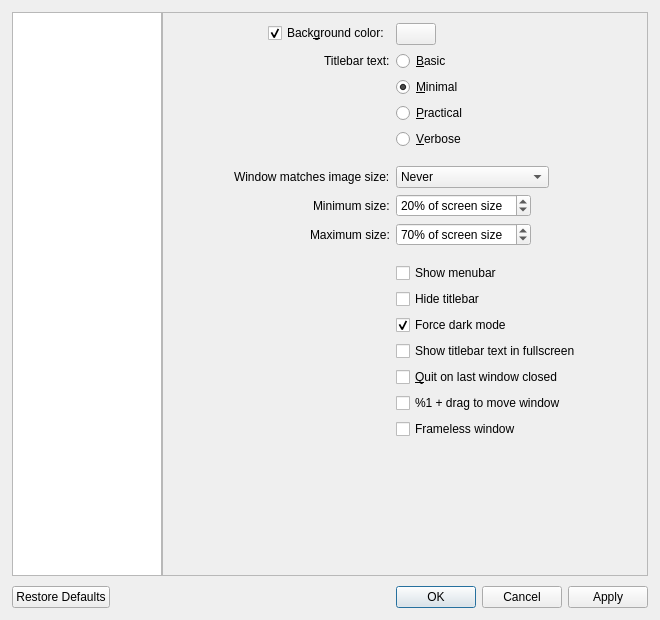
<?xml version="1.0" encoding="UTF-8"?>
<ui version="4.0">
 <class>QVOptionsDialog</class>
 <widget class="QDialog" name="QVOptionsDialog">
  <property name="windowModality">
   <enum>Qt::NonModal</enum>
  </property>
  <property name="geometry">
   <rect>
    <x>0</x>
    <y>0</y>
    <width>660</width>
    <height>620</height>
   </rect>
  </property>
  <property name="minimumSize">
   <size>
    <width>600</width>
    <height>400</height>
   </size>
  </property>
  <property name="windowTitle">
   <string>Settings</string>
  </property>
  <layout class="QVBoxLayout" name="verticalLayout">
   <property name="spacing">
    <number>10</number>
   </property>
   <property name="leftMargin">
    <number>12</number>
   </property>
   <property name="topMargin">
    <number>12</number>
   </property>
   <property name="rightMargin">
    <number>12</number>
   </property>
   <property name="bottomMargin">
    <number>12</number>
   </property>
   <item>
    <layout class="QHBoxLayout" name="horizontalLayout">
     <property name="spacing">
      <number>0</number>
     </property>
     <item>
      <widget class="QListWidget" name="categoryList">
       <property name="maximumSize">
        <size>
         <width>150</width>
         <height>16777215</height>
        </size>
       </property>
       <property name="horizontalScrollBarPolicy">
        <enum>Qt::ScrollBarAlwaysOff</enum>
       </property>
      </widget>
     </item>
     <item>
      <widget class="QStackedWidget" name="stackedWidget">
       <property name="currentIndex">
        <number>0</number>
       </property>
       <widget class="QScrollArea" name="windowScrollArea">
        <property name="widgetResizable">
         <bool>true</bool>
        </property>
        <widget class="QWidget" name="window">
         <property name="geometry">
          <rect>
           <x>0</x>
           <y>0</y>
           <width>482</width>
           <height>360</height>
          </rect>
         </property>
         <property name="sizePolicy">
          <sizepolicy hsizetype="Preferred" vsizetype="Fixed">
           <horstretch>0</horstretch>
           <verstretch>0</verstretch>
          </sizepolicy>
         </property>
         <layout class="QFormLayout" name="windowLayout">
          <property name="fieldGrowthPolicy">
           <enum>QFormLayout::FieldsStayAtSizeHint</enum>
          </property>
          <property name="labelAlignment">
           <set>Qt::AlignRight|Qt::AlignTrailing|Qt::AlignVCenter</set>
          </property>
          <property name="formAlignment">
           <set>Qt::AlignHCenter|Qt::AlignTop</set>
          </property>
          <property name="leftMargin">
           <number>10</number>
          </property>
          <property name="topMargin">
           <number>10</number>
          </property>
          <property name="rightMargin">
           <number>10</number>
          </property>
          <property name="bottomMargin">
           <number>10</number>
          </property>
          <item row="0" column="0">
           <widget class="QCheckBox" name="bgColorCheckbox">
            <property name="text">
             <string>Back&amp;ground color:</string>
            </property>
            <property name="checked">
             <bool>true</bool>
            </property>
           </widget>
          </item>
          <item row="0" column="1">
           <widget class="QPushButton" name="bgColorButton">
            <property name="focusPolicy">
             <enum>Qt::NoFocus</enum>
            </property>
           </widget>
          </item>
          <item row="1" column="0">
           <widget class="QLabel" name="label">
            <property name="toolTip">
             <string>Changes the amount of information displayed in the titlebar</string>
            </property>
            <property name="text">
             <string>Titlebar text:</string>
            </property>
           </widget>
          </item>
          <item row="1" column="1">
           <widget class="QRadioButton" name="titlebarRadioButton0">
            <property name="text">
             <string>&amp;Basic</string>
            </property>
           </widget>
          </item>
          <item row="2" column="1">
           <widget class="QRadioButton" name="titlebarRadioButton1">
            <property name="text">
             <string>&amp;Minimal</string>
            </property>
            <property name="checked">
             <bool>true</bool>
            </property>
           </widget>
          </item>
          <item row="3" column="1">
           <widget class="QRadioButton" name="titlebarRadioButton2">
            <property name="text">
             <string>&amp;Practical</string>
            </property>
           </widget>
          </item>
          <item row="4" column="1">
           <widget class="QRadioButton" name="titlebarRadioButton3">
            <property name="text">
             <string>&amp;Verbose</string>
            </property>
           </widget>
          </item>
          <item row="5" column="1">
           <spacer name="horizontalSpacer_4">
            <property name="orientation">
             <enum>Qt::Horizontal</enum>
            </property>
            <property name="sizeHint" stdset="0">
             <size>
              <width>40</width>
              <height>5</height>
             </size>
            </property>
           </spacer>
          </item>
          <item row="6" column="0">
           <widget class="QLabel" name="label_6">
            <property name="toolTip">
             <string>Control when the window should resize to fit the image's actual size</string>
            </property>
            <property name="text">
             <string>Window matches image size:</string>
            </property>
           </widget>
          </item>
          <item row="6" column="1">
           <widget class="QComboBox" name="windowResizeComboBox">
            <property name="toolTip">
             <string>Control when the window should resize to fit the image's actual size</string>
            </property>
            <property name="currentIndex">
             <number>0</number>
            </property>
            <item>
             <property name="text">
              <string>Never</string>
             </property>
            </item>
            <item>
             <property name="text">
              <string>When launching</string>
             </property>
            </item>
            <item>
             <property name="text">
              <string>When opening images</string>
             </property>
            </item>
           </widget>
          </item>
          <item row="7" column="0">
           <widget class="QLabel" name="minWindowResizeLabel">
            <property name="text">
             <string>Minimum size:</string>
            </property>
           </widget>
          </item>
          <item row="7" column="1">
           <widget class="QSpinBox" name="minWindowResizeSpinBox">
            <property name="toolTip">
             <string>Control the minimum size that the window should reach when matching the image's actual size</string>
            </property>
            <property name="suffix">
             <string>% of screen size</string>
            </property>
            <property name="minimum">
             <number>0</number>
            </property>
            <property name="maximum">
             <number>100</number>
            </property>
            <property name="singleStep">
             <number>5</number>
            </property>
            <property name="value">
             <number>20</number>
            </property>
           </widget>
          </item>
          <item row="8" column="0">
           <widget class="QLabel" name="maxWindowResizeLabel">
            <property name="toolTip">
             <string>Control the maximum size that the window should reach when matching the image's actual size</string>
            </property>
            <property name="text">
             <string>Maximum size:</string>
            </property>
           </widget>
          </item>
          <item row="8" column="1">
           <widget class="QSpinBox" name="maxWindowResizeSpinBox">
            <property name="toolTip">
             <string>Control the maximum size that the window should reach when matching the image's actual size</string>
            </property>
            <property name="suffix">
             <string>% of screen size</string>
            </property>
            <property name="minimum">
             <number>0</number>
            </property>
            <property name="maximum">
             <number>100</number>
            </property>
            <property name="singleStep">
             <number>5</number>
            </property>
            <property name="value">
             <number>70</number>
            </property>
           </widget>
          </item>
          <item row="9" column="1">
           <spacer name="horizontalSpacer_3">
            <property name="orientation">
             <enum>Qt::Horizontal</enum>
            </property>
            <property name="sizeHint" stdset="0">
             <size>
              <width>40</width>
              <height>5</height>
             </size>
            </property>
           </spacer>
          </item>
          <item row="10" column="1">
           <widget class="QCheckBox" name="menubarCheckbox">
            <property name="text">
             <string>Show menubar</string>
            </property>
           </widget>
          </item>
          <item row="11" column="1">
           <widget class="QCheckBox" name="hideTitlebarCheckbox">
            <property name="toolTip">
             <string extracomment="Hide the titlebar and only show the window controls"/>
            </property>
            <property name="text">
             <string>Hide titlebar</string>
            </property>
           </widget>
          </item>
          <item row="12" column="1">
           <widget class="QCheckBox" name="forceDarkModeCheckbox">
            <property name="toolTip">
             <string>Choose whether or not the titlebar should always be dark regardless of your chosen macOS appearance</string>
            </property>
            <property name="text">
             <string>Force dark mode</string>
            </property>
            <property name="checked">
             <bool>true</bool>
            </property>
           </widget>
          </item>
          <item row="13" column="1">
           <widget class="QCheckBox" name="detailsInFullscreen">
            <property name="toolTip">
             <string>Choose whether or not to display the titlebar text while in fullscreen</string>
            </property>
            <property name="text">
             <string>Show titlebar text in fullscreen</string>
            </property>
           </widget>
          </item>
          <item row="14" column="1">
           <widget class="QCheckBox" name="quitOnLastWindowCheckbox">
            <property name="text">
             <string>&amp;Quit on last window closed</string>
            </property>
           </widget>
          </item>
          <item row="15" column="1">
           <widget class="QCheckBox" name="ctrlDragCheckbox">
            <property name="toolTip">
             <string>Enable %1 + drag to move the window</string>
            </property>
            <property name="text">
             <string>%1 + drag to move window</string>
            </property>
            <property name="checked">
             <bool>false</bool>
            </property>
           </widget>
          </item>
          <item row="16" column="1">
           <widget class="QCheckBox" name="framelessCheckbox">
            <property name="toolTip">
             <string>Hide the window titlebar and border. Use %1 + drag to move the window</string>
            </property>
            <property name="text">
             <string>Frameless window</string>
            </property>
           </widget>
          </item>
         </layout>
        </widget>
       </widget>
       <widget class="QScrollArea" name="imageScrollArea">
        <property name="widgetResizable">
         <bool>true</bool>
        </property>
        <widget class="QWidget" name="image">
         <property name="geometry">
          <rect>
           <x>0</x>
           <y>0</y>
           <width>482</width>
           <height>297</height>
          </rect>
         </property>
         <property name="sizePolicy">
          <sizepolicy hsizetype="Preferred" vsizetype="Fixed">
           <horstretch>0</horstretch>
           <verstretch>0</verstretch>
          </sizepolicy>
         </property>
         <layout class="QFormLayout" name="imageLayout">
          <property name="fieldGrowthPolicy">
           <enum>QFormLayout::FieldsStayAtSizeHint</enum>
          </property>
          <property name="labelAlignment">
           <set>Qt::AlignRight|Qt::AlignTrailing|Qt::AlignVCenter</set>
          </property>
          <property name="formAlignment">
           <set>Qt::AlignHCenter|Qt::AlignTop</set>
          </property>
          <property name="leftMargin">
           <number>10</number>
          </property>
          <property name="topMargin">
           <number>10</number>
          </property>
          <property name="rightMargin">
           <number>10</number>
          </property>
          <property name="bottomMargin">
           <number>10</number>
          </property>
          <item row="0" column="0">
           <widget class="QLabel" name="label_2">
            <property name="text">
             <string>Scaling:</string>
            </property>
           </widget>
          </item>
          <item row="0" column="1">
           <widget class="QCheckBox" name="filteringCheckbox">
            <property name="toolTip">
             <string>Turn this off to see individual pixels</string>
            </property>
            <property name="text">
             <string>&amp;Bilinear filtering</string>
            </property>
            <property name="checked">
             <bool>true</bool>
            </property>
           </widget>
          </item>
          <item row="1" column="1">
           <widget class="QCheckBox" name="scalingCheckbox">
            <property name="toolTip">
             <string>Images appear aliased (having jagged edges) without this, but it is faster</string>
            </property>
            <property name="text">
             <string>&amp;Image scaling</string>
            </property>
            <property name="checked">
             <bool>true</bool>
            </property>
           </widget>
          </item>
          <item row="2" column="1">
           <widget class="QCheckBox" name="scalingTwoCheckbox">
            <property name="toolTip">
             <string>Choose whether or not the image continues to be scaled when zooming above the window size (can be laggier with large images)</string>
            </property>
            <property name="text">
             <string>&amp;Scaling above window size</string>
            </property>
            <property name="checked">
             <bool>true</bool>
            </property>
           </widget>
          </item>
          <item row="3" column="1">
           <spacer name="horizontalSpacer_2">
            <property name="orientation">
             <enum>Qt::Horizontal</enum>
            </property>
            <property name="sizeHint" stdset="0">
             <size>
              <width>40</width>
              <height>5</height>
             </size>
            </property>
           </spacer>
          </item>
          <item row="4" column="0">
           <widget class="QLabel" name="label_3">
            <property name="toolTip">
             <string>The amount to zoom every scroll wheel click</string>
            </property>
            <property name="text">
             <string>Zoom amount:</string>
            </property>
           </widget>
          </item>
          <item row="4" column="1">
           <widget class="QSpinBox" name="scaleFactorSpinBox">
            <property name="toolTip">
             <string>The amount to zoom every scroll wheel click</string>
            </property>
            <property name="suffix">
             <string notr="true">%</string>
            </property>
            <property name="minimum">
             <number>1</number>
            </property>
            <property name="maximum">
             <number>200</number>
            </property>
            <property name="singleStep">
             <number>5</number>
            </property>
            <property name="value">
             <number>25</number>
            </property>
           </widget>
          </item>
          <item row="5" column="0">
           <widget class="QLabel" name="label_9">
            <property name="toolTip">
             <string>When enabled, the scrolling action zooms the image</string>
            </property>
            <property name="text">
             <string>Scrolling behavior:</string>
            </property>
           </widget>
          </item>
          <item row="5" column="1">
           <widget class="QComboBox" name="scrollZoomsComboBox">
            <property name="currentText">
             <string>Auto</string>
            </property>
            <property name="currentIndex">
             <number>1</number>
            </property>
            <item>
             <property name="text">
              <string>Zoom</string>
             </property>
            </item>
            <item>
             <property name="text">
              <string>Auto</string>
             </property>
            </item>
            <item>
             <property name="text">
              <string>Scroll</string>
             </property>
            </item>
           </widget>
          </item>
          <item row="6" column="1">
           <widget class="QCheckBox" name="cursorZoomCheckbox">
            <property name="toolTip">
             <string>Choose whether or not zooming in and out above 100% zoom will zoom towards the cursor</string>
            </property>
            <property name="text">
             <string>Zoom &amp;towards cursor</string>
            </property>
            <property name="checked">
             <bool>true</bool>
            </property>
           </widget>
          </item>
          <item row="7" column="1">
           <widget class="QCheckBox" name="fractionalZoomCheckbox">
            <property name="toolTip">
             <string>Use hardware fractional scroll wheel steps when zooming, or always zoom with distinct steps</string>
            </property>
            <property name="text">
             <string>Fractional zooming</string>
            </property>
           </widget>
          </item>
          <item row="8" column="1">
           <spacer name="horizontalSpacer">
            <property name="orientation">
             <enum>Qt::Horizontal</enum>
            </property>
            <property name="sizeHint" stdset="0">
             <size>
              <width>40</width>
              <height>5</height>
             </size>
            </property>
           </spacer>
          </item>
          <item row="9" column="0">
           <widget class="QLabel" name="cropModeLabel">
            <property name="toolTip">
             <string>Ignores select sides of an image when fitting to window (some sides will extend beyond the window boundaries)</string>
            </property>
            <property name="text">
             <string>On window resize:</string>
            </property>
           </widget>
          </item>
          <item row="9" column="1">
           <widget class="QComboBox" name="cropModeComboBox">
            <property name="sizePolicy">
             <sizepolicy hsizetype="Preferred" vsizetype="Preferred">
              <horstretch>0</horstretch>
              <verstretch>0</verstretch>
             </sizepolicy>
            </property>
            <property name="toolTip">
             <string>Ignores select sides of an image when fitting to window (some sides will extend beyond the window boundaries)</string>
            </property>
            <item>
             <property name="text">
              <string>Fit whole image</string>
             </property>
            </item>
            <item>
             <property name="text">
              <string>Fit height</string>
             </property>
            </item>
            <item>
             <property name="text">
              <string>Fit width</string>
             </property>
            </item>
           </widget>
          </item>
          <item row="10" column="1">
           <widget class="QCheckBox" name="pastActualSizeCheckbox">
            <property name="toolTip">
             <string>Stop the image from going past its actual size when resizing the window - you can still zoom past it though</string>
            </property>
            <property name="text">
             <string>Image resizes &amp;past actual size</string>
            </property>
            <property name="checked">
             <bool>true</bool>
            </property>
           </widget>
          </item>
          <item row="11" column="1">
           <spacer name="horizontalSpacer_9">
            <property name="orientation">
             <enum>Qt::Horizontal</enum>
            </property>
            <property name="sizeHint" stdset="0">
             <size>
              <width>40</width>
              <height>5</height>
             </size>
            </property>
           </spacer>
          </item>
          <item row="12" column="0">
           <widget class="QLabel" name="colorSpaceConversionLabel">
            <property name="text">
             <string>Color space conversion:</string>
            </property>
           </widget>
          </item>
          <item row="12" column="1">
           <widget class="QComboBox" name="colorSpaceConversionComboBox">
            <property name="sizePolicy">
             <sizepolicy hsizetype="Preferred" vsizetype="Preferred">
              <horstretch>0</horstretch>
              <verstretch>0</verstretch>
             </sizepolicy>
            </property>
            <item>
             <property name="text">
              <string>Disabled</string>
             </property>
            </item>
            <item>
             <property name="text">
              <string>Auto-detect</string>
             </property>
            </item>
            <item>
             <property name="text">
              <string>sRGB</string>
             </property>
            </item>
            <item>
             <property name="text">
              <string>Display P3</string>
             </property>
            </item>
           </widget>
          </item>
         </layout>
        </widget>
       </widget>
       <widget class="QScrollArea" name="miscScrollArea">
        <property name="widgetResizable">
         <bool>true</bool>
        </property>
        <widget class="QWidget" name="misc">
         <property name="geometry">
          <rect>
           <x>0</x>
           <y>0</y>
           <width>482</width>
           <height>467</height>
          </rect>
         </property>
         <property name="sizePolicy">
          <sizepolicy hsizetype="Preferred" vsizetype="Fixed">
           <horstretch>0</horstretch>
           <verstretch>0</verstretch>
          </sizepolicy>
         </property>
         <layout class="QFormLayout" name="miscLayout">
          <property name="fieldGrowthPolicy">
           <enum>QFormLayout::FieldsStayAtSizeHint</enum>
          </property>
          <property name="labelAlignment">
           <set>Qt::AlignRight|Qt::AlignTrailing|Qt::AlignVCenter</set>
          </property>
          <property name="formAlignment">
           <set>Qt::AlignHCenter|Qt::AlignTop</set>
          </property>
          <property name="leftMargin">
           <number>10</number>
          </property>
          <property name="topMargin">
           <number>10</number>
          </property>
          <property name="rightMargin">
           <number>10</number>
          </property>
          <property name="bottomMargin">
           <number>10</number>
          </property>
          <item row="0" column="0">
           <widget class="QLabel" name="langComboLabel">
            <property name="text">
             <string>Language:</string>
            </property>
           </widget>
          </item>
          <item row="0" column="1">
           <widget class="QComboBox" name="langComboBox"/>
          </item>
          <item row="1" column="0">
           <widget class="QLabel" name="label_8">
            <property name="text">
             <string>Sort files by:</string>
            </property>
           </widget>
          </item>
          <item row="1" column="1">
           <widget class="QComboBox" name="sortComboBox">
            <item>
             <property name="text">
              <string>Name</string>
             </property>
            </item>
            <item>
             <property name="text">
              <string>Date Modified</string>
             </property>
            </item>
            <item>
             <property name="text">
              <string>Date Created</string>
             </property>
            </item>
            <item>
             <property name="text">
              <string>Size</string>
             </property>
            </item>
            <item>
             <property name="text">
              <string>Type</string>
             </property>
            </item>
            <item>
             <property name="text">
              <string>Random</string>
             </property>
            </item>
           </widget>
          </item>
          <item row="2" column="1">
           <widget class="QRadioButton" name="descendingRadioButton0">
            <property name="text">
             <string>A&amp;scending</string>
            </property>
            <property name="checked">
             <bool>true</bool>
            </property>
           </widget>
          </item>
          <item row="3" column="1">
           <widget class="QRadioButton" name="descendingRadioButton1">
            <property name="text">
             <string>D&amp;escending</string>
            </property>
           </widget>
          </item>
          <item row="4" column="1">
           <spacer name="horizontalSpacer_6">
            <property name="orientation">
             <enum>Qt::Horizontal</enum>
            </property>
            <property name="sizeHint" stdset="0">
             <size>
              <width>40</width>
              <height>5</height>
             </size>
            </property>
           </spacer>
          </item>
          <item row="5" column="0">
           <widget class="QLabel" name="label_7">
            <property name="toolTip">
             <string>Controls the amount of images preloaded</string>
            </property>
            <property name="text">
             <string>Preloading:</string>
            </property>
           </widget>
          </item>
          <item row="5" column="1">
           <widget class="QComboBox" name="preloadingComboBox">
            <property name="toolTip">
             <string>Controls the amount of images preloaded</string>
            </property>
            <property name="currentIndex">
             <number>0</number>
            </property>
            <item>
             <property name="text">
              <string>Disabled</string>
             </property>
            </item>
            <item>
             <property name="text">
              <string>Adjacent</string>
             </property>
            </item>
            <item>
             <property name="text">
              <string>Extended</string>
             </property>
            </item>
           </widget>
          </item>
          <item row="6" column="1">
           <widget class="QCheckBox" name="loopFoldersCheckbox">
            <property name="toolTip">
             <string>Controls whether or not qView should go back to the first item after reaching the end of a folder</string>
            </property>
            <property name="text">
             <string>&amp;Loop through folders</string>
            </property>
            <property name="checked">
             <bool>true</bool>
            </property>
           </widget>
          </item>
          <item row="7" column="1">
           <spacer name="horizontalSpacer_5">
            <property name="orientation">
             <enum>Qt::Horizontal</enum>
            </property>
            <property name="sizeHint" stdset="0">
             <size>
              <width>40</width>
              <height>5</height>
             </size>
            </property>
           </spacer>
          </item>
          <item row="8" column="0">
           <widget class="QLabel" name="label_4">
            <property name="text">
             <string>Slideshow direction:</string>
            </property>
           </widget>
          </item>
          <item row="8" column="1">
           <widget class="QComboBox" name="slideshowDirectionComboBox">
            <item>
             <property name="text">
              <string>Forward</string>
             </property>
            </item>
            <item>
             <property name="text">
              <string>Backward</string>
             </property>
            </item>
           </widget>
          </item>
          <item row="9" column="0">
           <widget class="QLabel" name="label_5">
            <property name="text">
             <string>Slideshow timer:</string>
            </property>
           </widget>
          </item>
          <item row="9" column="1">
           <widget class="QDoubleSpinBox" name="slideshowTimerSpinBox">
            <property name="suffix">
             <string> sec</string>
            </property>
            <property name="decimals">
             <number>1</number>
            </property>
            <property name="minimum">
             <double>0.100000000000000</double>
            </property>
            <property name="maximum">
             <double>999.899999999999977</double>
            </property>
            <property name="singleStep">
             <double>0.100000000000000</double>
            </property>
           </widget>
          </item>
          <item row="10" column="1">
           <spacer name="horizontalSpacer_7">
            <property name="orientation">
             <enum>Qt::Horizontal</enum>
            </property>
            <property name="sizeHint" stdset="0">
             <size>
              <width>40</width>
              <height>5</height>
             </size>
            </property>
           </spacer>
          </item>
          <item row="11" column="0">
           <widget class="QLabel" name="label_10">
            <property name="text">
             <string>After deletion:</string>
            </property>
           </widget>
          </item>
          <item row="11" column="1">
           <widget class="QComboBox" name="afterDeletionComboBox">
            <property name="currentIndex">
             <number>1</number>
            </property>
            <item>
             <property name="text">
              <string>Move Back</string>
             </property>
            </item>
            <item>
             <property name="text">
              <string>Do Nothing</string>
             </property>
            </item>
            <item>
             <property name="text">
              <string>Move Forward</string>
             </property>
            </item>
           </widget>
          </item>
          <item row="12" column="1">
           <widget class="QCheckBox" name="askDeleteCheckbox">
            <property name="text">
             <string>&amp;Ask before deleting files</string>
            </property>
           </widget>
          </item>
          <item row="13" column="1">
           <spacer name="horizontalSpacer_8">
            <property name="orientation">
             <enum>Qt::Horizontal</enum>
            </property>
            <property name="sizeHint" stdset="0">
             <size>
              <width>40</width>
              <height>5</height>
             </size>
            </property>
           </spacer>
          </item>
          <item row="14" column="1">
           <widget class="QCheckBox" name="mimeContentDetectionCheckbox">
            <property name="toolTip">
             <string>Detect supported files in folder even if extension isn't recognized (may be slow with larger/network folders)</string>
            </property>
            <property name="text">
             <string>Allow &amp;MIME content detection</string>
            </property>
           </widget>
          </item>
          <item row="15" column="1">
           <widget class="QCheckBox" name="saveRecentsCheckbox">
            <property name="text">
             <string>Save &amp;recent files</string>
            </property>
           </widget>
          </item>
          <item row="16" column="1">
           <widget class="QCheckBox" name="updateCheckbox">
            <property name="text">
             <string extracomment="The notifications are for new qView releases">&amp;Update notifications on startup</string>
            </property>
           </widget>
          </item>
          <item row="17" column="1">
           <widget class="QCheckBox" name="skipHiddenCheckbox">
            <property name="toolTip">
             <string>Skip hidden files when browsing to the next/previous file</string>
            </property>
            <property name="text">
             <string extracomment="Don't view files with 'hidden' attribute">Skip hidden files</string>
            </property>
           </widget>
          </item>
         </layout>
        </widget>
       </widget>
       <widget class="QWidget" name="shortcuts">
        <layout class="QVBoxLayout" name="verticalLayout_2">
         <property name="leftMargin">
          <number>10</number>
         </property>
         <property name="topMargin">
          <number>0</number>
         </property>
         <property name="rightMargin">
          <number>0</number>
         </property>
         <property name="bottomMargin">
          <number>0</number>
         </property>
         <item>
          <widget class="QTableWidget" name="shortcutsTable">
           <property name="editTriggers">
            <set>QAbstractItemView::NoEditTriggers</set>
           </property>
           <property name="alternatingRowColors">
            <bool>true</bool>
           </property>
           <property name="selectionMode">
            <enum>QAbstractItemView::SingleSelection</enum>
           </property>
           <property name="selectionBehavior">
            <enum>QAbstractItemView::SelectRows</enum>
           </property>
           <property name="showGrid">
            <bool>false</bool>
           </property>
           <property name="rowCount">
            <number>0</number>
           </property>
           <property name="columnCount">
            <number>2</number>
           </property>
           <attribute name="horizontalHeaderCascadingSectionResizes">
            <bool>true</bool>
           </attribute>
           <attribute name="horizontalHeaderDefaultSectionSize">
            <number>150</number>
           </attribute>
           <attribute name="horizontalHeaderHighlightSections">
            <bool>false</bool>
           </attribute>
           <attribute name="horizontalHeaderStretchLastSection">
            <bool>true</bool>
           </attribute>
           <attribute name="verticalHeaderVisible">
            <bool>false</bool>
           </attribute>
           <column>
            <property name="text">
             <string>Action</string>
            </property>
           </column>
           <column>
            <property name="text">
             <string>Shortcuts</string>
            </property>
           </column>
          </widget>
         </item>
        </layout>
       </widget>
      </widget>
     </item>
    </layout>
   </item>
   <item>
    <widget class="QDialogButtonBox" name="buttonBox">
     <property name="focusPolicy">
      <enum>Qt::NoFocus</enum>
     </property>
     <property name="orientation">
      <enum>Qt::Horizontal</enum>
     </property>
     <property name="standardButtons">
      <set>QDialogButtonBox::Apply|QDialogButtonBox::Cancel|QDialogButtonBox::Ok|QDialogButtonBox::RestoreDefaults</set>
     </property>
    </widget>
   </item>
  </layout>
 </widget>
 <resources/>
 <connections>
  <connection>
   <sender>buttonBox</sender>
   <signal>rejected()</signal>
   <receiver>QVOptionsDialog</receiver>
   <slot>reject()</slot>
   <hints>
    <hint type="sourcelabel">
     <x>325</x>
     <y>332</y>
    </hint>
    <hint type="destinationlabel">
     <x>286</x>
     <y>274</y>
    </hint>
   </hints>
  </connection>
  <connection>
   <sender>buttonBox</sender>
   <signal>accepted()</signal>
   <receiver>QVOptionsDialog</receiver>
   <slot>accept()</slot>
   <hints>
    <hint type="sourcelabel">
     <x>257</x>
     <y>332</y>
    </hint>
    <hint type="destinationlabel">
     <x>157</x>
     <y>274</y>
    </hint>
   </hints>
  </connection>
 </connections>
</ui>
